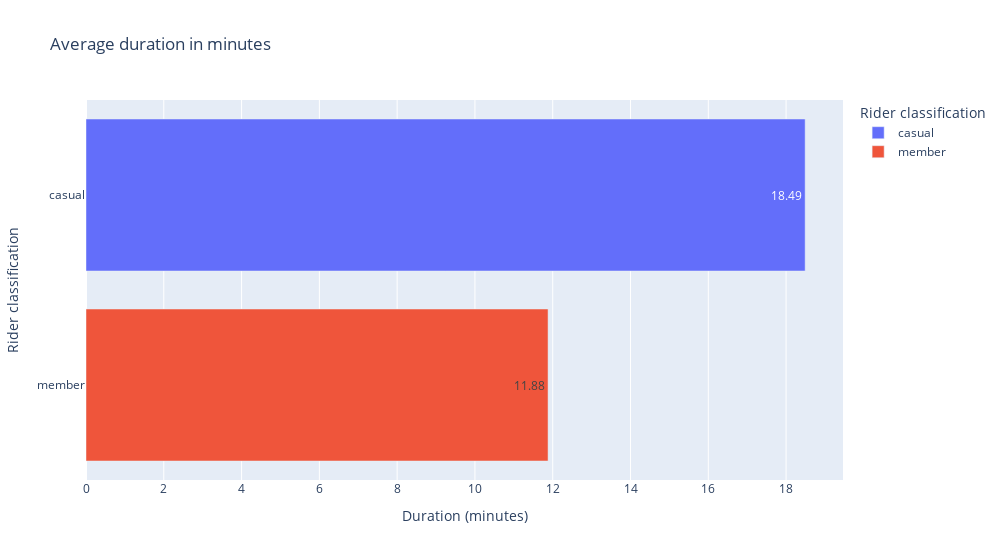

The code cell stored with this chart in its notebook:
### Code cell
px.bar(
    avg_ride,
    x="ride_duration_min",
    y="member_casual",
    color="member_casual",
    text="ride_duration_min",
    title="Average duration in minutes",
    labels={
        "ride_duration_min": chart_legends["ride_duration_min"],
        "member_casual": chart_legends["member_casual"],
    },
    hover_name="member_casual",
    hover_data={"member_casual": False, "ride_duration_min": True},
    width=chart_parameters['width'],
)

### Figure 1 — Plotly figure (JSON) as saved in the notebook; plotly's stock layout.template omitted (floating-point values rounded to 4 significant figures)
{"data": [{"alignmentgroup": "True", "hovertemplate": "<b>%{hovertext}</b><br><br>Duration (minutes)=%{text}<extra></extra>", "hovertext": ["casual"], "legendgroup": "casual", "marker": {"color": "#636efa", "pattern": {"shape": ""}}, "name": "casual", "offsetgroup": "casual", "orientation": "h", "showlegend": true, "text": [18.49], "textposition": "auto", "type": "bar", "x": [18.49], "xaxis": "x", "y": ["casual"], "yaxis": "y"}, {"alignmentgroup": "True", "hovertemplate": "<b>%{hovertext}</b><br><br>Duration (minutes)=%{text}<extra></extra>", "hovertext": ["member"], "legendgroup": "member", "marker": {"color": "#EF553B", "pattern": {"shape": ""}}, "name": "member", "offsetgroup": "member", "orientation": "h", "showlegend": true, "text": [11.88], "textposition": "auto", "type": "bar", "x": [11.88], "xaxis": "x", "y": ["member"], "yaxis": "y"}], "layout": {"barmode": "relative", "legend": {"title": {"text": "Rider classification"}, "tracegroupgap": 0}, "title": {"text": "Average duration in minutes"}, "width": 1000, "xaxis": {"anchor": "y", "domain": [0, 1], "title": {"text": "Duration (minutes)"}}, "yaxis": {"anchor": "x", "categoryarray": ["member", "casual"], "categoryorder": "array", "domain": [0, 1], "title": {"text": "Rider classification"}}}}
